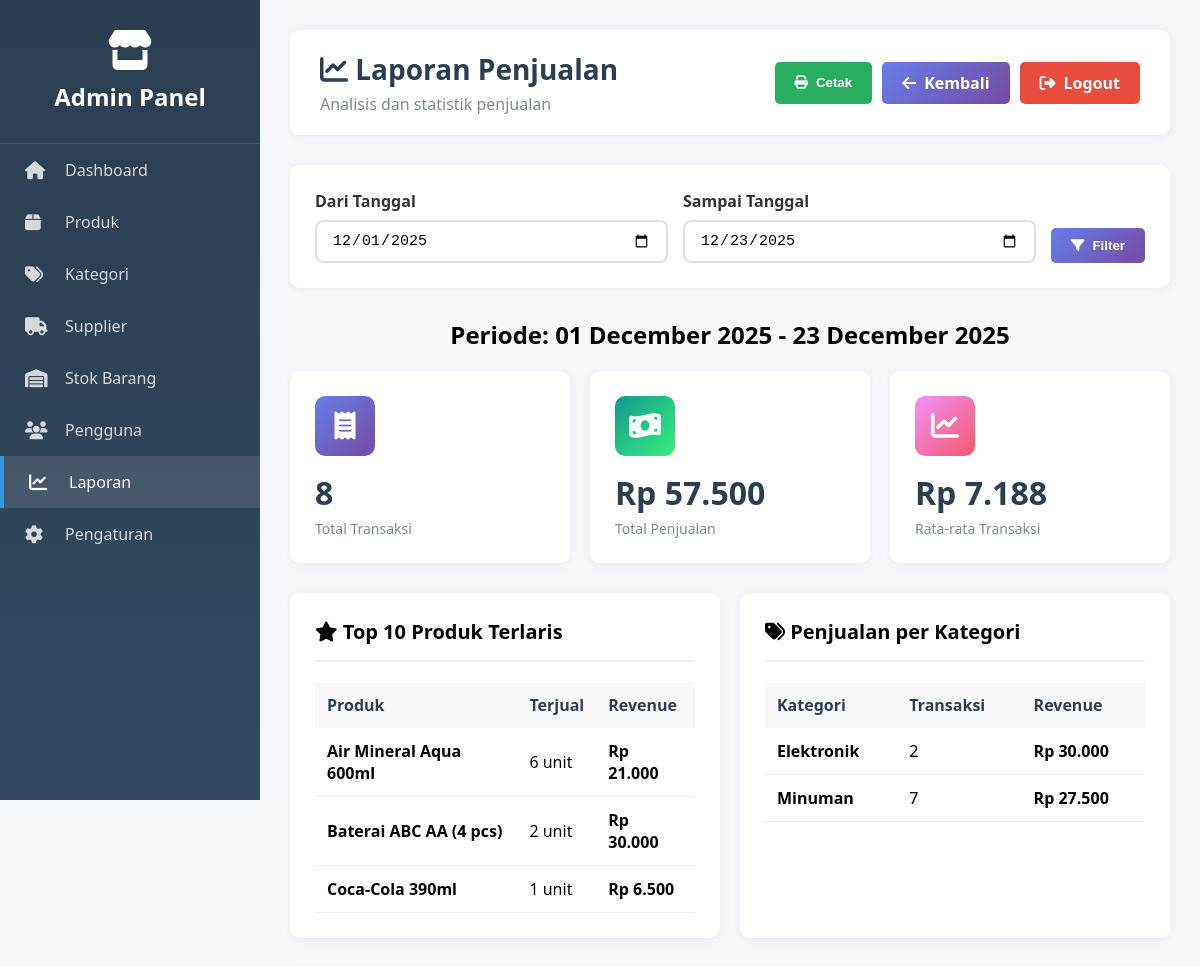
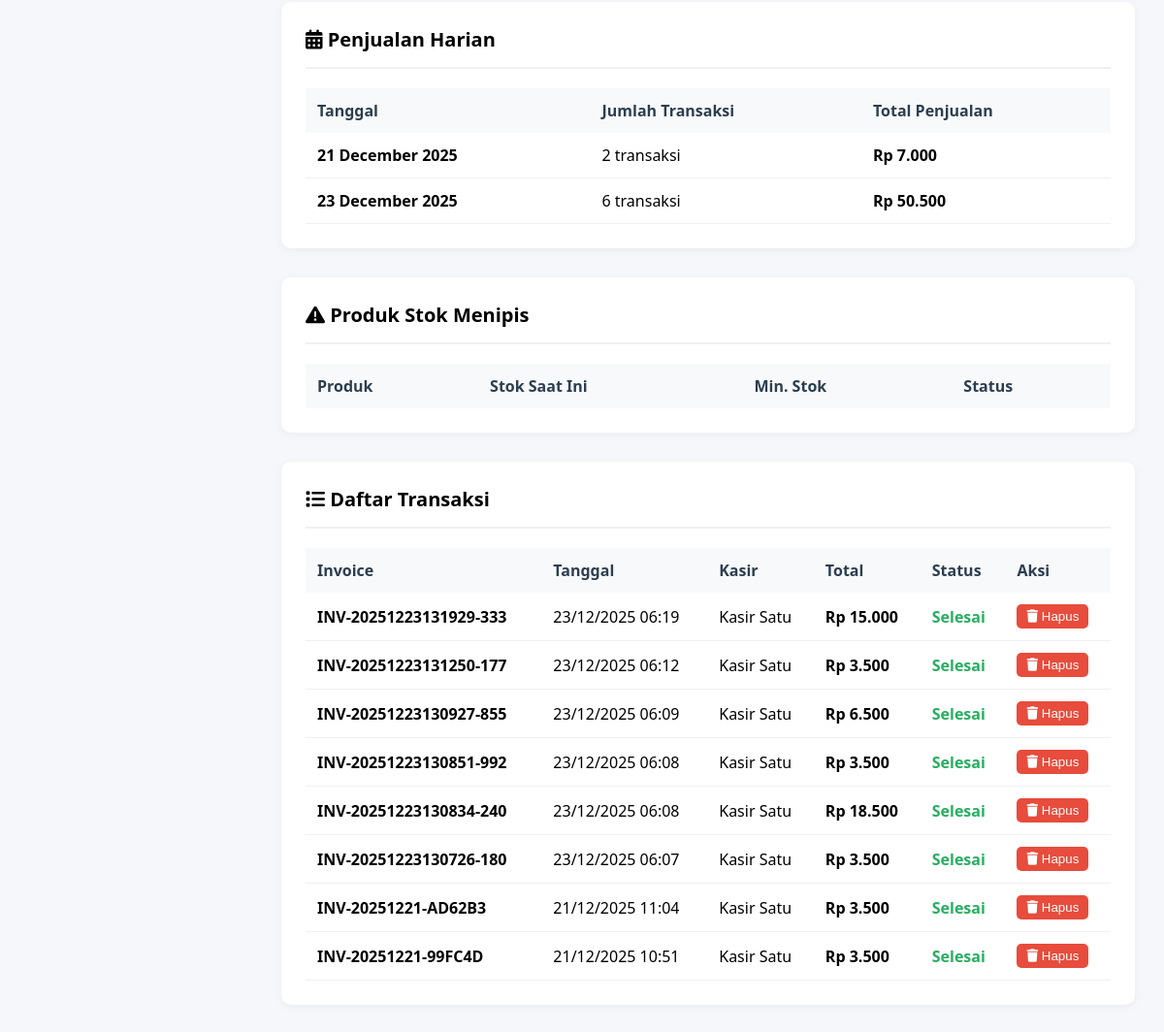
Screenshot of /admin/reports.php (signed in) with the database file from the repository (2 pictures, top to bottom).
### tables this page shows
CREATE TABLE `transactions` (
  `id` int(11) NOT NULL,
  `invoice_number` varchar(50) NOT NULL,
  `customer_id` int(11) DEFAULT NULL,
  `kasir_id` int(11) NOT NULL,
  `transaction_date` timestamp NOT NULL DEFAULT current_timestamp(),
  `total_amount` decimal(15,2) NOT NULL,
  `discount` decimal(15,2) DEFAULT 0.00,
  `tax` decimal(15,2) DEFAULT 0.00,
  `grand_total` decimal(15,2) NOT NULL,
  `payment_method` enum('cash','debit','credit','ewallet','qris','cod','transfer','other') NOT NULL DEFAULT 'cash',
  `payment_amount` decimal(15,2) DEFAULT NULL,
  `change_amount` decimal(15,2) DEFAULT NULL,
  `status` enum('pending','completed','cancelled') DEFAULT 'completed',
  `notes` text DEFAULT NULL
);

CREATE TABLE `users` (
  `id` int(11) NOT NULL,
  `username` varchar(50) NOT NULL,
  `password` varchar(255) NOT NULL,
  `full_name` varchar(100) NOT NULL,
  `email` varchar(100) NOT NULL,
  `phone` varchar(20) DEFAULT NULL,
  `role` enum('admin','kasir','customer') NOT NULL,
  `address` text DEFAULT NULL,
  `photo` varchar(255) DEFAULT NULL,
  `status` enum('active','inactive') DEFAULT 'active',
  `created_at` timestamp NOT NULL DEFAULT current_timestamp(),
  `updated_at` timestamp NOT NULL DEFAULT current_timestamp() ON UPDATE current_timestamp()
);

### config.php (called while the page is built, shortened)
<?php
function formatRupiah($amount) {
    return "Rp " . number_format($amount, 0, ',', '.');
}
?>

### admin/reports.php (the view, shortened to what this page needs)
<?php
require_once '../config.php';
$date_from = $_GET['date_from'] ?? date('Y-m-01');
$date_to = $_GET['date_to'] ?? date('Y-m-d');
$sales_summary = $conn->query("SELECT COUNT(*) as total_trans, COALESCE(SUM(grand_total), 0) as total_sales, COALESCE(AVG(grand_total), 0) as avg_sales FROM transactions WHERE DATE(transaction_date) BETWEEN '$date_from' AND '$date_to' AND status='completed'")->fetch_assoc();
$top_products = $conn->query("SELECT p.product_name, SUM(td.quantity) as total_sold, SUM(td.subtotal) as revenue FROM transaction_details td JOIN products p ON td.product_id = p.id JOIN transactions t ON td.transaction_id = t.id WHERE DATE(t.transaction_date) BETWEEN '$date_from' AND '$date_to' AND t.status='completed' GROUP BY p.id ORDER BY total_sold DESC LIMIT 10");
$sales_by_category = $conn->query("SELECT c.category_name, COUNT(DISTINCT td.transaction_id) as trans_count, SUM(td.subtotal) as revenue FROM transaction_details td JOIN products p ON td.product_id = p.id JOIN categories c ON p.category_id = c.id JOIN transactions t ON td.transaction_id = t.id WHERE DATE(t.transaction_date) BETWEEN '$date_from' AND '$date_to' AND t.status='completed' GROUP BY c.id ORDER BY revenue DESC");
$daily_sales = $conn->query("SELECT DATE(transaction_date) as date, COUNT(*) as trans_count, SUM(grand_total) as revenue FROM transactions WHERE DATE(transaction_date) BETWEEN '$date_from' AND '$date_to' AND status='completed' GROUP BY DATE(transaction_date) ORDER BY date");
require_once '../includes/admin_header.php';
?>
</head>
<body>
    <div class="wrapper">
        <div class="sidebar">
            <div class="sidebar-header">
                <i class="fas fa-store" style="font-size: 40px; margin-bottom: 10px;"></i>
                <h2>Admin Panel</h2>
            </div>
            <div class="sidebar-menu">
                <a href="index.php" class="menu-item"><i class="fas fa-home"></i><span>Dashboard</span></a>
                <a href="products.php" class="menu-item"><i class="fas fa-box"></i><span>Produk</span></a>
                <a href="categories.php" class="menu-item"><i class="fas fa-tags"></i><span>Kategori</span></a>
                <a href="suppliers.php" class="menu-item"><i class="fas fa-truck"></i><span>Supplier</span></a>
                <a href="stock.php" class="menu-item"><i class="fas fa-warehouse"></i><span>Stok Barang</span></a>
                <a href="users.php" class="menu-item"><i class="fas fa-users"></i><span>Pengguna</span></a>
                <a href="reports.php" class="menu-item active"><i class="fas fa-chart-line"></i><span>Laporan</span></a>
                <a href="settings.php" class="menu-item"><i class="fas fa-cog"></i><span>Pengaturan</span></a>
            </div>
        </div>
        <div class="main-content">
            <div class="top-bar no-print">
                <div>
                    <h1 style="font-size: 28px; color: #2c3e50;"><i class="fas fa-chart-line"></i> Laporan Penjualan</h1>
                    <p style="color: #7f8c8d; margin-top: 5px;">Analisis dan statistik penjualan</p>
                </div>
                <div style="display: flex; gap: 10px;">
                    <button class="btn btn-success" onclick="window.print()">
                        <i class="fas fa-print"></i> Cetak
                    </button>
                    <a href="index.php" class="btn btn-primary"><i class="fas fa-arrow-left"></i> Kembali</a>
                    <a href="../logout.php" class="btn btn-danger"><i class="fas fa-sign-out-alt"></i> Logout</a>
                </div>
            </div>
            <div class="filter-card no-print">
                <form method="GET" class="filter-form">
                    <div class="form-group">
                        <label>Dari Tanggal</label>
                        <input type="date" name="date_from" value="<?php echo $date_from; ?>" required>
                    </div>
                    <div class="form-group">
                        <label>Sampai Tanggal</label>
                        <input type="date" name="date_to" value="<?php echo $date_to; ?>" required>
                    </div>
                    <button type="submit" class="btn btn-primary">
                        <i class="fas fa-filter"></i> Filter
                    </button>
                </form>
            </div>
            <div style="text-align: center; margin-bottom: 20px;">
                <h2>Periode: <?php echo date('d F Y', strtotime($date_from)); ?> - <?php echo date('d F Y', strtotime($date_to)); ?></h2>
            </div>
            <div class="stats-grid">
                <div class="stat-card blue">
                    <div class="stat-icon"><i class="fas fa-receipt"></i></div>
                    <div class="stat-value"><?php echo number_format($sales_summary['total_trans']); ?></div>
                    <div class="stat-label">Total Transaksi</div>
                </div>
                <div class="stat-card green">
                    <div class="stat-icon"><i class="fas fa-money-bill-wave"></i></div>
                    <div class="stat-value"><?php echo formatRupiah($sales_summary['total_sales']); ?></div>
                    <div class="stat-label">Total Penjualan</div>
                </div>
                <div class="stat-card orange">
                    <div class="stat-icon"><i class="fas fa-chart-line"></i></div>
                    <div class="stat-value"><?php echo formatRupiah($sales_summary['avg_sales']); ?></div>
                    <div class="stat-label">Rata-rata Transaksi</div>
                </div>
            </div>
            <div class="grid-2">
                <div class="card">
                    <h3 class="card-title"><i class="fas fa-star"></i> Top 10 Produk Terlaris</h3>
                    <table>
                        <thead>
                            <tr>
                                <th>Produk</th>
                                <th>Terjual</th>
                                <th>Revenue</th>
                            </tr>
                        </thead>
                        <tbody>
                            <?php while($prod = $top_products->fetch_assoc()): ?>
                            <tr>
                                <td><strong><?php echo $prod['product_name']; ?></strong></td>
                                <td><?php echo number_format($prod['total_sold']); ?> unit</td>
                                <td><strong><?php echo formatRupiah($prod['revenue']); ?></strong></td>
                            </tr>
                            <?php endwhile; ?>
                        </tbody>
                    </table>
                </div>
                <div class="card">
                    <h3 class="card-title"><i class="fas fa-tags"></i> Penjualan per Kategori</h3>
                    <table>
                        <thead>
                            <tr>
                                <th>Kategori</th>
                                <th>Transaksi</th>
                                <th>Revenue</th>
                            </tr>
                        </thead>
                        <tbody>
                            <?php while($cat = $sales_by_category->fetch_assoc()): ?>
                            <tr>
                                <td><strong><?php echo $cat['category_name']; ?></strong></td>
                                <td><?php echo number_format($cat['trans_count']); ?></td>
                                <td><strong><?php echo formatRupiah($cat['revenue']); ?></strong></td>
                            </tr>
                            <?php endwhile; ?>
                        </tbody>
                    </table>
                </div>
            </div>
            <div class="card">
                <h3 class="card-title"><i class="fas fa-calendar-alt"></i> Penjualan Harian</h3>
                <table>
                    <thead>
                        <tr>
                            <th>Tanggal</th>
                            <th>Jumlah Transaksi</th>
                            <th>Total Penjualan</th>
                        </tr>
                    </thead>
                    <tbody>
                        <?php while($daily = $daily_sales->fetch_assoc()): ?>
                        <tr>
                            <td><strong><?php echo date('d F Y', strtotime($daily['date'])); ?></strong></td>
                            <td><?php echo number_format($daily['trans_count']); ?> transaksi</td>
                            <td><strong><?php echo formatRupiah($daily['revenue']); ?></strong></td>
                        </tr>
                        <?php endwhile; ?>
                    </tbody>
                </table>
            </div>
            <div class="card">
                <h3 class="card-title"><i class="fas fa-exclamation-triangle"></i> Produk Stok Menipis</h3>
                <table>
                    <thead>
                        <tr>
                            <th>Produk</th>
                            <th>Stok Saat Ini</th>
                            <th>Min. Stok</th>
                            <th>Status</th>
                        </tr>
                    </thead>
                </table>
            </div>
            <div class="card">
                <h3 class="card-title"><i class="fas fa-list"></i> Daftar Transaksi</h3>
                <table>
                    <thead>
                        <tr>
                            <th>Invoice</th>
                            <th>Tanggal</th>
                            <th>Kasir</th>
                            <th>Total</th>
                            <th>Status</th>
                            <th>Aksi</th>
                        </tr>
                    </thead>
                    <tbody>
                        <?php
                        $transactions = $conn->query("SELECT t.*, u.full_name as kasir_name FROM transactions t LEFT JOIN users u ON t.kasir_id = u.id WHERE DATE(t.transaction_date) BETWEEN '$date_from' AND '$date_to' ORDER BY t.transaction_date DESC");
                        while($trans = $transactions->fetch_assoc()):
                        ?>
                        <tr>
                            <td><strong><?php echo $trans['invoice_number']; ?></strong></td>
                            <td><?php echo date('d/m/Y H:i', strtotime($trans['transaction_date'])); ?></td>
                            <td><?php echo $trans['kasir_name'] ?? 'N/A'; ?></td>
                            <td><strong><?php echo formatRupiah($trans['grand_total']); ?></strong></td>
                            <td>
                                <?php if($trans['status'] == 'completed'): ?>
                                    <strong style="color: #27ae60;">Selesai</strong>
                                <?php else: ?>
                                    <strong style="color: #95a5a6;">Pending</strong>
                                <?php endif; ?>
                            </td>
                            <td>
                                <button onclick="deleteTransaction(<?php echo $trans['id']; ?>, '<?php echo $trans['invoice_number']; ?>')" style="padding: 5px 10px; background: #e74c3c; color: white; border: none; border-radius: 5px; cursor: pointer;">
                                    <i class="fas fa-trash"></i> Hapus
                                </button>
                            </td>
                        </tr>
                        <?php endwhile; ?>
                    </tbody>
                </table>
            </div>
        </div>
    </div>
<?php require_once '../includes/admin_footer.php'; ?>

### admin/reports.php (style rules this page uses)
* { margin: 0; padding: 0; box-sizing: border-box; }
body { font-family: 'Segoe UI', Tahoma, Geneva, Verdana, sans-serif; background: #f5f7fa; }
.wrapper { display: flex; min-height: 100vh; }
.sidebar { width: 260px; background: linear-gradient(180deg, #2c3e50 0%, #34495e 100%); color: white; position: fixed; height: 100vh; overflow-y: auto; }
.sidebar-header { padding: 30px 20px; text-align: center; border-bottom: 1px solid rgba(255,255,255,0.1); }
.menu-item { padding: 15px 25px; display: flex; align-items: center; color: rgba(255,255,255,0.8); text-decoration: none; transition: all 0.3s; }
.menu-item:hover, .menu-item.active { background: rgba(255,255,255,0.1); color: white; border-left: 4px solid #3498db; }
.menu-item i { margin-right: 15px; font-size: 18px; width: 25px; }
.main-content { margin-left: 260px; flex: 1; padding: 30px; }
.top-bar { background: white; padding: 20px 30px; border-radius: 10px; display: flex; justify-content: space-between; align-items: center; margin-bottom: 30px; box-shadow: 0 2px 10px rgba(0,0,0,0.05); }
.btn { padding: 10px 20px; border: none; border-radius: 5px; cursor: pointer; font-weight: 600; text-decoration: none; display: inline-flex; align-items: center; gap: 8px; transition: all 0.3s; }
.btn-primary { background: linear-gradient(135deg, #667eea 0%, #764ba2 100%); color: white; }
.btn-danger { background: #e74c3c; color: white; }
.btn-success { background: #27ae60; color: white; }
.filter-card { background: white; padding: 25px; border-radius: 10px; margin-bottom: 30px; box-shadow: 0 2px 10px rgba(0,0,0,0.05); }
.filter-form { display: flex; gap: 15px; align-items: end; }
.form-group { flex: 1; }
.form-group label { display: block; margin-bottom: 8px; font-weight: 600; color: #333; }
.form-group input { width: 100%; padding: 10px 15px; border: 2px solid #e0e0e0; border-radius: 8px; font-size: 15px; }
.stats-grid { display: grid; grid-template-columns: repeat(auto-fit, minmax(250px, 1fr)); gap: 20px; margin-bottom: 30px; }
.stat-card { background: white; padding: 25px; border-radius: 10px; box-shadow: 0 2px 10px rgba(0,0,0,0.05); }
.stat-icon { width: 60px; height: 60px; border-radius: 10px; display: flex; align-items: center; justify-content: center; font-size: 28px; margin-bottom: 15px; }
.stat-card.blue .stat-icon { background: linear-gradient(135deg, #667eea 0%, #764ba2 100%); color: white; }
.stat-card.green .stat-icon { background: linear-gradient(135deg, #11998e 0%, #38ef7d 100%); color: white; }
.stat-card.orange .stat-icon { background: linear-gradient(135deg, #f093fb 0%, #f5576c 100%); color: white; }
.stat-value { font-size: 32px; font-weight: bold; color: #2c3e50; margin-bottom: 5px; }
.stat-label { color: #7f8c8d; font-size: 14px; }
.card { background: white; border-radius: 10px; padding: 25px; box-shadow: 0 2px 10px rgba(0,0,0,0.05); margin-bottom: 30px; }
.card-title { font-size: 20px; font-weight: bold; margin-bottom: 20px; padding-bottom: 15px; border-bottom: 2px solid #f0f0f0; }
table { width: 100%; border-collapse: collapse; }
th { background: #f8f9fa; padding: 12px; text-align: left; font-weight: 600; color: #2c3e50; }
td { padding: 12px; border-bottom: 1px solid #f0f0f0; }
.grid-2 { display: grid; grid-template-columns: repeat(2, 1fr); gap: 20px; }

### rows the page displays
transactions: invoice_number "INV-20251223131929-333", transaction_date "23/12/2025 06:19", kasir.full_name "Kasir Satu", grand_total "Rp 15.000", status "Selesai"
transactions: invoice_number "INV-20251223131250-177", transaction_date "23/12/2025 06:12", kasir.full_name "Kasir Satu", grand_total "Rp 3.500", status "Selesai"
transactions: invoice_number "INV-20251223130927-855", transaction_date "23/12/2025 06:09", kasir.full_name "Kasir Satu", grand_total "Rp 6.500", status "Selesai"
transactions: invoice_number "INV-20251223130851-992", transaction_date "23/12/2025 06:08", kasir.full_name "Kasir Satu", grand_total "Rp 3.500", status "Selesai"
transactions: invoice_number "INV-20251223130834-240", transaction_date "23/12/2025 06:08", kasir.full_name "Kasir Satu", grand_total "Rp 18.500", status "Selesai"
transactions: invoice_number "INV-20251223130726-180", transaction_date "23/12/2025 06:07", kasir.full_name "Kasir Satu", grand_total "Rp 3.500", status "Selesai"
transactions: invoice_number "INV-20251221-AD62B3", transaction_date "21/12/2025 11:04", kasir.full_name "Kasir Satu", grand_total "Rp 3.500", status "Selesai"
transactions: invoice_number "INV-20251221-99FC4D", transaction_date "21/12/2025 10:51", kasir.full_name "Kasir Satu", grand_total "Rp 3.500", status "Selesai"

### other values shown
$sales_summary['total_trans'] "8"
formatRupiah($sales_summary['total_sales']) "Rp 57.500"
formatRupiah($sales_summary['avg_sales']) "Rp 7.188"
$prod['product_name'] "Air Mineral Aqua 600ml"
$prod['total_sold'] "6"
formatRupiah($prod['revenue']) "Rp 21.000"
$prod['product_name'] "Baterai ABC AA (4 pcs)"
$prod['total_sold'] "2"
formatRupiah($prod['revenue']) "Rp 30.000"
$prod['product_name'] "Coca-Cola 390ml"
$prod['total_sold'] "1"
formatRupiah($prod['revenue']) "Rp 6.500"
$cat['category_name'] "Elektronik"
$cat['trans_count'] "2"
formatRupiah($cat['revenue']) "Rp 30.000"
